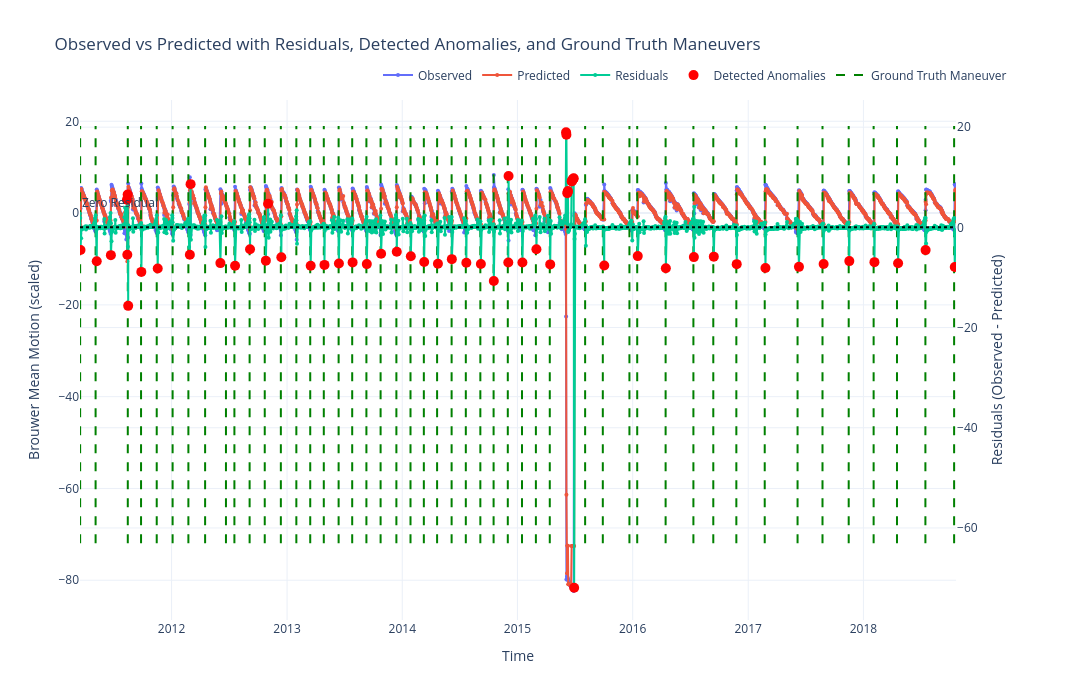

The notebook cell saved with this chart:
### Markdown cell above
#### Plotting detected anomalies vs ground truth

### Code cell
# Load ground truth maneuver data
ground_truth_df = pd.read_csv(
    "/Users/kurinjiarivazhagan/Desktop/trimester 5/satellite_data/orbital_elements/cleaned maneuver file/cleaned_FENGYUN-2E.csv",
    parse_dates=["Start_Timestamp", "End_Timestamp"]
)

# Filter maneuver data to match df_result range 
test_start = df_result.index.min()
test_end = df_result.index.max()

ground_truth_df_test = ground_truth_df[
    (ground_truth_df["Start_Timestamp"] >= test_start) &
    (ground_truth_df["Start_Timestamp"] <= test_end)
]

# Get residual y-axis range for drawing vertical maneuver lines 
residuals_min = df_result["residuals"].min()
residuals_max = df_result["residuals"].max()
fig = make_subplots(specs=[[{"secondary_y": True}]])
fig.add_trace(go.Scatter(
    x=df_result.index,
    y=df_result["Brouwer mean motion"],
    mode='lines+markers',
    name='Observed',
    marker=dict(size=4),
), secondary_y=False)

# Plot predicted values 
fig.add_trace(go.Scatter(
    x=df_result.index,
    y=df_result["predicted"],
    mode='lines+markers',
    name='Predicted',
    marker=dict(size=4),
), secondary_y=False)

# Plot residuals 
fig.add_trace(go.Scatter(
    x=df_result.index,
    y=df_result["residuals"],
    mode='lines+markers',
    name='Residuals',
    marker=dict(size=4),
), secondary_y=True)

# Plot detected anomalies 
fig.add_trace(go.Scatter(
    x=df_result[df_result["anomaly"]].index,
    y=df_result[df_result["anomaly"]]["residuals"],
    mode='markers',
    name='Detected Anomalies',
    marker=dict(color='red', size=10, symbol='circle'),
    hovertemplate='Anomaly Date: %{x|%Y-%m-%d}<br>Residual: %{y:.4f}',
), secondary_y=True)

# Plot ground truth maneuver lines
for _, row in ground_truth_df_test.iterrows():
    maneuver_date = row["Start_Timestamp"]
    fig.add_trace(go.Scatter(
        x=[maneuver_date, maneuver_date],
        y=[residuals_min, residuals_max],
        mode='lines',
        line=dict(color='green', dash='dash'),
        name='Ground Truth Maneuver',
        hoverinfo='text',
        text=[f"Maneuver Date: {maneuver_date.strftime('%Y-%m-%d')}"] * 2,
        showlegend=False
    ))
fig.add_trace(go.Scatter(
    x=[None],
    y=[None],
    mode='lines',
    line=dict(color='green', dash='dash'),
    name='Ground Truth Maneuver'
))
fig.add_hline(
    y=0,
    line_dash="dot",
    line_color="black",
    annotation_text="Zero Residual",
    annotation_position="top left",
    secondary_y=True
)
fig.update_layout(
    title='Observed vs Predicted with Residuals, Detected Anomalies, and Ground Truth Maneuvers',
    xaxis_title='Time',
    yaxis_title='Brouwer Mean Motion (scaled)',
    yaxis2_title='Residuals (Observed - Predicted)',
    template='plotly_white',
    width=1400,
    height=700,
    legend=dict(
        orientation="h",
        yanchor="bottom",
        y=1.02,
        xanchor="right",
        x=1
    ),
    xaxis_range=[test_start, test_end]
)

fig.show()

### Figure 1 — Plotly figure (JSON) as saved in the notebook; plotly's stock layout.template omitted (floating-point values rounded to 4 significant figures; data arrays with more than 128 entries replaced by an {"elided": "..."} marker saying what was removed)
{"data": [{"marker": {"size": 4}, "mode": "lines+markers", "name": "Observed", "type": "scatter", "x": {"elided": "2372 str values"}, "xaxis": "x", "y": {"elided": "2372 float values"}, "yaxis": "y"}, {"marker": {"size": 4}, "mode": "lines+markers", "name": "Predicted", "type": "scatter", "x": {"elided": "2372 str values"}, "xaxis": "x", "y": {"elided": "2372 float values"}, "yaxis": "y"}, {"marker": {"size": 4}, "mode": "lines+markers", "name": "Residuals", "type": "scatter", "x": {"elided": "2372 str values"}, "xaxis": "x", "y": {"elided": "2372 float values"}, "yaxis": "y2"}, {"hovertemplate": "Anomaly Date: %{x|%Y-%m-%d}<br>Residual: %{y:.4f}", "marker": {"color": "red", "size": 10, "symbol": "circle"}, "mode": "markers", "name": "Detected Anomalies", "type": "scatter", "x": ["2011-03-18T13:33:04.434624+00:00", "2011-05-08T21:26:42.042624+00:00", "2011-06-22T18:44:25.860768+00:00", "2011-08-12T14:42:35.221823+00:00", "2011-08-13T20:00:01.840031+00:00", "2011-08-14T23:36:47.971584+00:00", "2011-08-16T14:31:24.178080+00:00", "2011-09-27T06:01:44.510303+00:00", "2011-11-18T04:43:23.132927+00:00", "2012-02-27T23:31:27.419807+00:00", "2012-03-01T06:33:39.019392+00:00", "2012-06-03T19:06:40.533408+00:00", "2012-07-20T05:43:33.076127+00:00", "2012-09-05T14:49:52.375584+00:00", "2012-10-25T18:51:51.276096+00:00", "2012-11-01T16:33:20.510207+00:00", "2012-12-13T17:52:52.836672+00:00", "2013-03-16T19:07:08.596128+00:00", "2013-04-29T11:46:29.135999+00:00", "2013-06-14T06:40:23.176127+00:00", "2013-07-27T15:54:07.547040+00:00", "2013-09-10T14:56:42.918143+00:00", "2013-10-25T21:53:02.677919+00:00", "2013-12-14T12:50:21.624863+00:00", "2014-01-28T00:19:26.262623+00:00", "2014-03-11T09:31:01.419743+00:00", "2014-04-23T22:25:35.989248+00:00", "2014-06-07T00:04:07.449600+00:00", "2014-07-22T23:11:15.370367+00:00", "2014-09-06T23:40:35.164704+00:00", "2014-10-17T22:41:27.209184+00:00", "2014-12-02T21:37:31.944288+00:00", "2014-12-03T16:03:55.754784+00:00", "2015-01-16T16:01:42.060287+00:00", "2015-03-01T23:58:32.151071+00:00", "2015-04-14T16:04:34.735008+00:00", "2015-06-03T22:44:09.786336+00:00", "2015-06-05T00:38:13.195104+00:00", "2015-06-07T20:45:06.208415+00:00", "2015-06-08T21:05:21.660288+00:00", "2015-06-09T21:21:24.367104+00:00", "2015-06-21T13:16:33.792960+00:00", "2015-06-22T18:51:53.333280+00:00", "2015-06-23T19:48:01.955232+00:00", "2015-06-24T21:21:29.131199+00:00", "2015-06-25T21:43:47.450783+00:00", "2015-06-26T23:38:23.257823+00:00", "2015-06-28T01:31:46.684992+00:00", "2015-06-29T12:41:01.554144+00:00", "2015-10-02T21:27:41.193792+00:00", "2016-01-17T01:45:37.382975+00:00", "2016-04-15T00:50:36.443328+00:00", "2016-07-12T19:43:39.815904+00:00", "2016-09-14T00:39:38.692224+00:00", "2016-11-25T13:01:54.971904+00:00", "2017-02-24T13:57:40.517279+00:00", "2017-06-10T18:37:38.412191+00:00", "2017-08-27T21:44:58.960608+00:00", "2017-11-17T06:31:42.474432+00:00", "2018-02-04T22:17:31.942751+00:00", "2018-04-20T20:14:12.465312+00:00", "2018-07-16T23:51:25.983935+00:00", "2018-10-17T09:33:42.700896+00:00"], "xaxis": "x", "y": [-4.527, -6.761, -5.553, 5.494, -5.482, 6.556, -15.67, -8.893, -8.228, -5.464, 8.623, -7.137, -7.669, -4.365, -6.645, 4.713, -5.958, -7.678, -7.501, -7.234, -6.998, -7.339, -5.285, -4.865, -5.773, -6.933, -7.282, -6.353, -7.054, -7.307, -10.7, -7.015, 10.25, -7.024, -4.375, -7.398, 18.98, 18.48, 6.824, 7.03, 7.234, 9.137, 9.279, 9.387, 9.495, 9.606, 9.709, 9.806, -71.94, -7.631, -5.746, -8.163, -5.942, -5.853, -7.351, -8.118, -7.891, -7.302, -6.743, -6.953, -7.157, -4.548, -7.903], "yaxis": "y2"}, {"hoverinfo": "text", "line": {"color": "green", "dash": "dash"}, "mode": "lines", "name": "Ground Truth Maneuver", "showlegend": false, "text": ["Maneuver Date: 2018-10-15", "Maneuver Date: 2018-10-15"], "type": "scatter", "x": ["2018-10-15T08:15:00+00:00", "2018-10-15T08:15:00+00:00"], "y": [-71.94, 18.98]}, {"hoverinfo": "text", "line": {"color": "green", "dash": "dash"}, "mode": "lines", "name": "Ground Truth Maneuver", "showlegend": false, "text": ["Maneuver Date: 2018-07-16", "Maneuver Date: 2018-07-16"], "type": "scatter", "x": ["2018-07-16T08:15:00+00:00", "2018-07-16T08:15:00+00:00"], "y": [-71.94, 18.98]}, {"hoverinfo": "text", "line": {"color": "green", "dash": "dash"}, "mode": "lines", "name": "Ground Truth Maneuver", "showlegend": false, "text": ["Maneuver Date: 2018-04-17", "Maneuver Date: 2018-04-17"], "type": "scatter", "x": ["2018-04-17T08:15:00+00:00", "2018-04-17T08:15:00+00:00"], "y": [-71.94, 18.98]}, {"hoverinfo": "text", "line": {"color": "green", "dash": "dash"}, "mode": "lines", "name": "Ground Truth Maneuver", "showlegend": false, "text": ["Maneuver Date: 2018-02-02", "Maneuver Date: 2018-02-02"], "type": "scatter", "x": ["2018-02-02T08:15:00+00:00", "2018-02-02T08:15:00+00:00"], "y": [-71.94, 18.98]}, {"hoverinfo": "text", "line": {"color": "green", "dash": "dash"}, "mode": "lines", "name": "Ground Truth Maneuver", "showlegend": false, "text": ["Maneuver Date: 2017-11-15", "Maneuver Date: 2017-11-15"], "type": "scatter", "x": ["2017-11-15T08:15:00+00:00", "2017-11-15T08:15:00+00:00"], "y": [-71.94, 18.98]}, {"hoverinfo": "text", "line": {"color": "green", "dash": "dash"}, "mode": "lines", "name": "Ground Truth Maneuver", "showlegend": false, "text": ["Maneuver Date: 2017-08-24", "Maneuver Date: 2017-08-24"], "type": "scatter", "x": ["2017-08-24T08:15:00+00:00", "2017-08-24T08:15:00+00:00"], "y": [-71.94, 18.98]}, {"hoverinfo": "text", "line": {"color": "green", "dash": "dash"}, "mode": "lines", "name": "Ground Truth Maneuver", "showlegend": false, "text": ["Maneuver Date: 2017-06-06", "Maneuver Date: 2017-06-06"], "type": "scatter", "x": ["2017-06-06T08:15:00+00:00", "2017-06-06T08:15:00+00:00"], "y": [-71.94, 18.98]}, {"hoverinfo": "text", "line": {"color": "green", "dash": "dash"}, "mode": "lines", "name": "Ground Truth Maneuver", "showlegend": false, "text": ["Maneuver Date: 2017-02-22", "Maneuver Date: 2017-02-22"], "type": "scatter", "x": ["2017-02-22T07:30:00+00:00", "2017-02-22T07:30:00+00:00"], "y": [-71.94, 18.98]}, {"hoverinfo": "text", "line": {"color": "green", "dash": "dash"}, "mode": "lines", "name": "Ground Truth Maneuver", "showlegend": false, "text": ["Maneuver Date: 2016-11-24", "Maneuver Date: 2016-11-24"], "type": "scatter", "x": ["2016-11-24T08:45:00+00:00", "2016-11-24T08:45:00+00:00"], "y": [-71.94, 18.98]}, {"hoverinfo": "text", "line": {"color": "green", "dash": "dash"}, "mode": "lines", "name": "Ground Truth Maneuver", "showlegend": false, "text": ["Maneuver Date: 2016-09-12", "Maneuver Date: 2016-09-12"], "type": "scatter", "x": ["2016-09-12T08:30:00+00:00", "2016-09-12T08:30:00+00:00"], "y": [-71.94, 18.98]}, {"hoverinfo": "text", "line": {"color": "green", "dash": "dash"}, "mode": "lines", "name": "Ground Truth Maneuver", "showlegend": false, "text": ["Maneuver Date: 2016-07-11", "Maneuver Date: 2016-07-11"], "type": "scatter", "x": ["2016-07-11T07:45:00+00:00", "2016-07-11T07:45:00+00:00"], "y": [-71.94, 18.98]}, {"hoverinfo": "text", "line": {"color": "green", "dash": "dash"}, "mode": "lines", "name": "Ground Truth Maneuver", "showlegend": false, "text": ["Maneuver Date: 2016-04-14", "Maneuver Date: 2016-04-14"], "type": "scatter", "x": ["2016-04-14T07:30:00+00:00", "2016-04-14T07:30:00+00:00"], "y": [-71.94, 18.98]}, {"hoverinfo": "text", "line": {"color": "green", "dash": "dash"}, "mode": "lines", "name": "Ground Truth Maneuver", "showlegend": false, "text": ["Maneuver Date: 2016-01-15", "Maneuver Date: 2016-01-15"], "type": "scatter", "x": ["2016-01-15T07:30:00+00:00", "2016-01-15T07:30:00+00:00"], "y": [-71.94, 18.98]}, {"hoverinfo": "text", "line": {"color": "green", "dash": "dash"}, "mode": "lines", "name": "Ground Truth Maneuver", "showlegend": false, "text": ["Maneuver Date: 2015-12-21", "Maneuver Date: 2015-12-21"], "type": "scatter", "x": ["2015-12-21T16:00:00+00:00", "2015-12-21T16:00:00+00:00"], "y": [-71.94, 18.98]}, {"hoverinfo": "text", "line": {"color": "green", "dash": "dash"}, "mode": "lines", "name": "Ground Truth Maneuver", "showlegend": false, "text": ["Maneuver Date: 2015-09-28", "Maneuver Date: 2015-09-28"], "type": "scatter", "x": ["2015-09-28T07:30:00+00:00", "2015-09-28T07:30:00+00:00"], "y": [-71.94, 18.98]}, {"hoverinfo": "text", "line": {"color": "green", "dash": "dash"}, "mode": "lines", "name": "Ground Truth Maneuver", "showlegend": false, "text": ["Maneuver Date: 2015-08-03", "Maneuver Date: 2015-08-03"], "type": "scatter", "x": ["2015-08-03T07:30:00+00:00", "2015-08-03T07:30:00+00:00"], "y": [-71.94, 18.98]}, {"hoverinfo": "text", "line": {"color": "green", "dash": "dash"}, "mode": "lines", "name": "Ground Truth Maneuver", "showlegend": false, "text": ["Maneuver Date: 2015-04-13", "Maneuver Date: 2015-04-13"], "type": "scatter", "x": ["2015-04-13T07:30:00+00:00", "2015-04-13T07:30:00+00:00"], "y": [-71.94, 18.98]}, {"hoverinfo": "text", "line": {"color": "green", "dash": "dash"}, "mode": "lines", "name": "Ground Truth Maneuver", "showlegend": false, "text": ["Maneuver Date: 2015-02-28", "Maneuver Date: 2015-02-28"], "type": "scatter", "x": ["2015-02-28T07:30:00+00:00", "2015-02-28T07:30:00+00:00"], "y": [-71.94, 18.98]}, {"hoverinfo": "text", "line": {"color": "green", "dash": "dash"}, "mode": "lines", "name": "Ground Truth Maneuver", "showlegend": false, "text": ["Maneuver Date: 2015-01-15", "Maneuver Date: 2015-01-15"], "type": "scatter", "x": ["2015-01-15T07:30:00+00:00", "2015-01-15T07:30:00+00:00"], "y": [-71.94, 18.98]}, {"hoverinfo": "text", "line": {"color": "green", "dash": "dash"}, "mode": "lines", "name": "Ground Truth Maneuver", "showlegend": false, "text": ["Maneuver Date: 2014-12-01", "Maneuver Date: 2014-12-01"], "type": "scatter", "x": ["2014-12-01T07:30:00+00:00", "2014-12-01T07:30:00+00:00"], "y": [-71.94, 18.98]}, {"hoverinfo": "text", "line": {"color": "green", "dash": "dash"}, "mode": "lines", "name": "Ground Truth Maneuver", "showlegend": false, "text": ["Maneuver Date: 2014-10-17", "Maneuver Date: 2014-10-17"], "type": "scatter", "x": ["2014-10-17T07:30:00+00:00", "2014-10-17T07:30:00+00:00"], "y": [-71.94, 18.98]}, {"hoverinfo": "text", "line": {"color": "green", "dash": "dash"}, "mode": "lines", "name": "Ground Truth Maneuver", "showlegend": false, "text": ["Maneuver Date: 2014-09-05", "Maneuver Date: 2014-09-05"], "type": "scatter", "x": ["2014-09-05T07:30:00+00:00", "2014-09-05T07:30:00+00:00"], "y": [-71.94, 18.98]}, {"hoverinfo": "text", "line": {"color": "green", "dash": "dash"}, "mode": "lines", "name": "Ground Truth Maneuver", "showlegend": false, "text": ["Maneuver Date: 2014-07-21", "Maneuver Date: 2014-07-21"], "type": "scatter", "x": ["2014-07-21T07:30:00+00:00", "2014-07-21T07:30:00+00:00"], "y": [-71.94, 18.98]}, {"hoverinfo": "text", "line": {"color": "green", "dash": "dash"}, "mode": "lines", "name": "Ground Truth Maneuver", "showlegend": false, "text": ["Maneuver Date: 2014-06-06", "Maneuver Date: 2014-06-06"], "type": "scatter", "x": ["2014-06-06T07:30:00+00:00", "2014-06-06T07:30:00+00:00"], "y": [-71.94, 18.98]}, {"hoverinfo": "text", "line": {"color": "green", "dash": "dash"}, "mode": "lines", "name": "Ground Truth Maneuver", "showlegend": false, "text": ["Maneuver Date: 2014-04-21", "Maneuver Date: 2014-04-21"], "type": "scatter", "x": ["2014-04-21T07:30:00+00:00", "2014-04-21T07:30:00+00:00"], "y": [-71.94, 18.98]}, {"hoverinfo": "text", "line": {"color": "green", "dash": "dash"}, "mode": "lines", "name": "Ground Truth Maneuver", "showlegend": false, "text": ["Maneuver Date: 2014-03-10", "Maneuver Date: 2014-03-10"], "type": "scatter", "x": ["2014-03-10T07:30:00+00:00", "2014-03-10T07:30:00+00:00"], "y": [-71.94, 18.98]}, {"hoverinfo": "text", "line": {"color": "green", "dash": "dash"}, "mode": "lines", "name": "Ground Truth Maneuver", "showlegend": false, "text": ["Maneuver Date: 2014-01-27", "Maneuver Date: 2014-01-27"], "type": "scatter", "x": ["2014-01-27T00:30:00+00:00", "2014-01-27T00:30:00+00:00"], "y": [-71.94, 18.98]}, {"hoverinfo": "text", "line": {"color": "green", "dash": "dash"}, "mode": "lines", "name": "Ground Truth Maneuver", "showlegend": false, "text": ["Maneuver Date: 2013-12-13", "Maneuver Date: 2013-12-13"], "type": "scatter", "x": ["2013-12-13T07:30:00+00:00", "2013-12-13T07:30:00+00:00"], "y": [-71.94, 18.98]}, {"hoverinfo": "text", "line": {"color": "green", "dash": "dash"}, "mode": "lines", "name": "Ground Truth Maneuver", "showlegend": false, "text": ["Maneuver Date: 2013-10-24", "Maneuver Date: 2013-10-24"], "type": "scatter", "x": ["2013-10-24T07:30:00+00:00", "2013-10-24T07:30:00+00:00"], "y": [-71.94, 18.98]}, {"hoverinfo": "text", "line": {"color": "green", "dash": "dash"}, "mode": "lines", "name": "Ground Truth Maneuver", "showlegend": false, "text": ["Maneuver Date: 2013-09-09", "Maneuver Date: 2013-09-09"], "type": "scatter", "x": ["2013-09-09T07:30:00+00:00", "2013-09-09T07:30:00+00:00"], "y": [-71.94, 18.98]}, {"hoverinfo": "text", "line": {"color": "green", "dash": "dash"}, "mode": "lines", "name": "Ground Truth Maneuver", "showlegend": false, "text": ["Maneuver Date: 2013-07-26", "Maneuver Date: 2013-07-26"], "type": "scatter", "x": ["2013-07-26T07:30:00+00:00", "2013-07-26T07:30:00+00:00"], "y": [-71.94, 18.98]}, {"hoverinfo": "text", "line": {"color": "green", "dash": "dash"}, "mode": "lines", "name": "Ground Truth Maneuver", "showlegend": false, "text": ["Maneuver Date: 2013-06-13", "Maneuver Date: 2013-06-13"], "type": "scatter", "x": ["2013-06-13T07:30:00+00:00", "2013-06-13T07:30:00+00:00"], "y": [-71.94, 18.98]}, {"hoverinfo": "text", "line": {"color": "green", "dash": "dash"}, "mode": "lines", "name": "Ground Truth Maneuver", "showlegend": false, "text": ["Maneuver Date: 2013-04-27", "Maneuver Date: 2013-04-27"], "type": "scatter", "x": ["2013-04-27T08:30:00+00:00", "2013-04-27T08:30:00+00:00"], "y": [-71.94, 18.98]}, {"hoverinfo": "text", "line": {"color": "green", "dash": "dash"}, "mode": "lines", "name": "Ground Truth Maneuver", "showlegend": false, "text": ["Maneuver Date: 2013-03-15", "Maneuver Date: 2013-03-15"], "type": "scatter", "x": ["2013-03-15T08:30:00+00:00", "2013-03-15T08:30:00+00:00"], "y": [-71.94, 18.98]}, {"hoverinfo": "text", "line": {"color": "green", "dash": "dash"}, "mode": "lines", "name": "Ground Truth Maneuver", "showlegend": false, "text": ["Maneuver Date: 2013-01-30", "Maneuver Date: 2013-01-30"], "type": "scatter", "x": ["2013-01-30T08:30:00+00:00", "2013-01-30T08:30:00+00:00"], "y": [-71.94, 18.98]}, {"hoverinfo": "text", "line": {"color": "green", "dash": "dash"}, "mode": "lines", "name": "Ground Truth Maneuver", "showlegend": false, "text": ["Maneuver Date: 2012-12-12", "Maneuver Date: 2012-12-12"], "type": "scatter", "x": ["2012-12-12T06:30:00+00:00", "2012-12-12T06:30:00+00:00"], "y": [-71.94, 18.98]}, {"hoverinfo": "text", "line": {"color": "green", "dash": "dash"}, "mode": "lines", "name": "Ground Truth Maneuver", "showlegend": false, "text": ["Maneuver Date: 2012-10-22", "Maneuver Date: 2012-10-22"], "type": "scatter", "x": ["2012-10-22T06:30:00+00:00", "2012-10-22T06:30:00+00:00"], "y": [-71.94, 18.98]}, {"hoverinfo": "text", "line": {"color": "green", "dash": "dash"}, "mode": "lines", "name": "Ground Truth Maneuver", "showlegend": false, "text": ["Maneuver Date: 2012-09-04", "Maneuver Date: 2012-09-04"], "type": "scatter", "x": ["2012-09-04T07:30:00+00:00", "2012-09-04T07:30:00+00:00"], "y": [-71.94, 18.98]}, {"hoverinfo": "text", "line": {"color": "green", "dash": "dash"}, "mode": "lines", "name": "Ground Truth Maneuver", "showlegend": false, "text": ["Maneuver Date: 2012-07-18", "Maneuver Date: 2012-07-18"], "type": "scatter", "x": ["2012-07-18T02:30:00+00:00", "2012-07-18T02:30:00+00:00"], "y": [-71.94, 18.98]}, {"hoverinfo": "text", "line": {"color": "green", "dash": "dash"}, "mode": "lines", "name": "Ground Truth Maneuver", "showlegend": false, "text": ["Maneuver Date: 2012-04-16", "Maneuver Date: 2012-04-16"], "type": "scatter", "x": ["2012-04-16T07:30:00+00:00", "2012-04-16T07:30:00+00:00"], "y": [-71.94, 18.98]}, {"hoverinfo": "text", "line": {"color": "green", "dash": "dash"}, "mode": "lines", "name": "Ground Truth Maneuver", "showlegend": false, "text": ["Maneuver Date: 2012-02-23", "Maneuver Date: 2012-02-23"], "type": "scatter", "x": ["2012-02-23T07:30:00+00:00", "2012-02-23T07:30:00+00:00"], "y": [-71.94, 18.98]}, {"hoverinfo": "text", "line": {"color": "green", "dash": "dash"}, "mode": "lines", "name": "Ground Truth Maneuver", "showlegend": false, "text": ["Maneuver Date: 2012-01-04", "Maneuver Date: 2012-01-04"], "type": "scatter", "x": ["2012-01-04T08:00:00+00:00", "2012-01-04T08:00:00+00:00"], "y": [-71.94, 18.98]}, {"hoverinfo": "text", "line": {"color": "green", "dash": "dash"}, "mode": "lines", "name": "Ground Truth Maneuver", "showlegend": false, "text": ["Maneuver Date: 2011-11-15", "Maneuver Date: 2011-11-15"], "type": "scatter", "x": ["2011-11-15T01:00:00+00:00", "2011-11-15T01:00:00+00:00"], "y": [-71.94, 18.98]}, {"hoverinfo": "text", "line": {"color": "green", "dash": "dash"}, "mode": "lines", "name": "Ground Truth Maneuver", "showlegend": false, "text": ["Maneuver Date: 2011-09-26", "Maneuver Date: 2011-09-26"], "type": "scatter", "x": ["2011-09-26T08:30:00+00:00", "2011-09-26T08:30:00+00:00"], "y": [-71.94, 18.98]}, {"hoverinfo": "text", "line": {"color": "green", "dash": "dash"}, "mode": "lines", "name": "Ground Truth Maneuver", "showlegend": false, "text": ["Maneuver Date: 2011-08-15", "Maneuver Date: 2011-08-15"], "type": "scatter", "x": ["2011-08-15T08:30:00+00:00", "2011-08-15T08:30:00+00:00"], "y": [-71.94, 18.98]}, {"hoverinfo": "text", "line": {"color": "green", "dash": "dash"}, "mode": "lines", "name": "Ground Truth Maneuver", "showlegend": false, "text": ["Maneuver Date: 2012-06-21", "Maneuver Date: 2012-06-21"], "type": "scatter", "x": ["2012-06-21T08:30:00+00:00", "2012-06-21T08:30:00+00:00"], "y": [-71.94, 18.98]}, {"hoverinfo": "text", "line": {"color": "green", "dash": "dash"}, "mode": "lines", "name": "Ground Truth Maneuver", "showlegend": false, "text": ["Maneuver Date: 2011-05-05", "Maneuver Date: 2011-05-05"], "type": "scatter", "x": ["2011-05-05T08:30:00+00:00", "2011-05-05T08:30:00+00:00"], "y": [-71.94, 18.98]}, {"hoverinfo": "text", "line": {"color": "green", "dash": "dash"}, "mode": "lines", "name": "Ground Truth Maneuver", "showlegend": false, "text": ["Maneuver Date: 2011-03-17", "Maneuver Date: 2011-03-17"], "type": "scatter", "x": ["2011-03-17T08:30:00+00:00", "2011-03-17T08:30:00+00:00"], "y": [-71.94, 18.98]}, {"line": {"color": "green", "dash": "dash"}, "mode": "lines", "name": "Ground Truth Maneuver", "type": "scatter", "x": [null], "y": [null]}], "layout": {"annotations": [{"showarrow": false, "text": "Zero Residual", "x": 0, "xanchor": "left", "xref": "x domain", "y": 0, "yanchor": "bottom", "yref": "y"}], "height": 700, "legend": {"orientation": "h", "x": 1, "xanchor": "right", "y": 1.02, "yanchor": "bottom"}, "shapes": [{"line": {"color": "black", "dash": "dot"}, "type": "line", "x0": 0, "x1": 1, "xref": "x domain", "y0": 0, "y1": 0, "yref": "y2"}], "title": {"text": "Observed vs Predicted with Residuals, Detected Anomalies, and Ground Truth Maneuvers"}, "width": 1400, "xaxis": {"anchor": "y", "domain": [0, 0.94], "range": ["2011-03-16T22:22:53.164991+00:00", "2018-10-21T13:20:43.566719+00:00"], "title": {"text": "Time"}}, "yaxis": {"anchor": "x", "domain": [0, 1], "title": {"text": "Brouwer Mean Motion (scaled)"}}, "yaxis2": {"anchor": "x", "overlaying": "y", "side": "right", "title": {"text": "Residuals (Observed - Predicted)"}}}}
